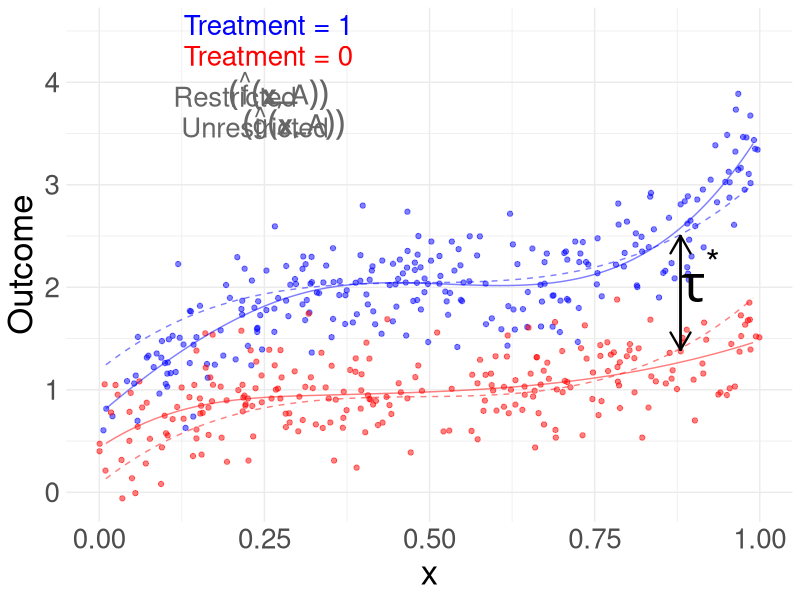

Source code (R):
set.seed(123)
library(splines)
library(ggplot2)

# Define the number of observations
n <- 500

# Generate random values for x1 and x2 from a normal distribution
x <- runif(n)


# Generate treatment variable A
A <- rbinom(n, size = 1, prob = 0.5)

# Define the coefficients
beta0 <- 1
beta1 <- 5
beta2 <- 1
beta3 <- 5.5


# Generate random error terms
epsilon <- rnorm(n, mean = 0, sd = 0.3)

Y <- beta0 + beta1 * (x-0.5)^3 + beta2 * A + beta3 * A * (x-0.5)^3 + A*(x > 0.5)*(x - 0.5)^3 + epsilon


DATA_full <- data.frame('Y' = Y, 'x' = x, 'A' = A, 'x.t' = A *x)
DATA_reduced <- data.frame('Y' = Y, 'x' = x, 'A' = A)

bs_fit <- lm(Y ~ bs(x, df=5) + A*bs(x, df=5), data=DATA_full)
test_points <- data.frame(x=rep(seq(0.01, 0.99, length.out=500), 2), A=rep(c(0, 1), each=500))
test_points$fitted_vals <- predict(bs_fit, newdata=test_points)


tau <- mean(Y[A == 1]) - mean(Y[A == 0])
tau.range <- seq(-4*tau, 4*tau, length.out = 20)

mse <- rep(NA, length(tau.range))
for(k in 1:length(tau.range)) {
  tau.tmp <- tau.range[k]
  data.reduced <- data.frame('Y' = Y - tau.tmp*A, 'x' = x)
  lm_tmp <- lm(Y ~ bs(x), data = data.reduced)
  ghat <- lm_tmp$fitted.values + tau.tmp*A
  mse[k] <- mean((Y - ghat)^2)
}
tau.star <- tau.range[which.min(mse)]

data.reduced <- data.frame('Y' = Y - tau.star*A, 'x' = x)
lm_star <- lm(Y ~ bs(x), data = data.reduced)

test_points_reduced0 <- test_points_reduced1 <- data.frame(x=rep(seq(0.01, 0.99, length.out=500), 2))
test_points_reduced0$fitted_vals <- predict(lm_star, newdata=test_points)
test_points_reduced1$fitted_vals <- test_points_reduced0$fitted_vals + tau.star

df_trt1 <- subset(DATA_full, A==1)
df_trt0 <- subset(DATA_full, A==0)
fit_trt1 <- subset(test_points, A==1)
fit_trt0 <- subset(test_points, A==0)


ggplot() + 
  geom_point(data = df_trt1, aes(x = x, y = Y), color = "blue", alpha = 0.5) +
  geom_point(data = df_trt0, aes(x = x, y = Y), color = "red", alpha = 0.5) +
  geom_line(data = fit_trt1, aes(x = x, y = fitted_vals), color = "blue", alpha = 0.5) +
  geom_line(data = fit_trt0, aes(x = x, y = fitted_vals), color = "red", alpha = 0.5) +
  geom_line(data = test_points_reduced1, aes(x = x, y = fitted_vals), color = "blue", alpha = 0.5, linetype = 2) +
  geom_line(data = test_points_reduced0, aes(x = x, y = fitted_vals), color = "red", alpha = 0.5, linetype = 2) +
  geom_text(data = data.frame(x = 0.0, Y = 4.5), aes(x = x, y = Y), label = "Treatment = 1", hjust = -0.5, vjust = 0.2, color = "blue", size = 7) +
  geom_text(data = data.frame(x = 0.0, Y = 4.2), aes(x = x, y = Y), label = "Treatment = 0", hjust = -0.5, vjust = 0.2, color = "red", size = 7) +
  annotate("segment", x = 0.25, xend = 0.3, y = 3.8, yend = 3.8, color = "gray40", size = 0.8) +
  annotate("text", x = 0.019, y = 3.8, label = "Restricted", hjust = -0.5, vjust = 0.2, color = "gray40", size = 7) +
  annotate("text", x = 0.12, y = 3.8, label = expression((hat(f)(bold(x), A))), hjust = -0.5, vjust = 0.2, color = "gray40", size = 7) +
  annotate("segment", x = 0.27, xend = 0.32, y = 3.5, yend = 3.5, color = "gray40", size = 0.8, linetype = "dashed") +
  annotate("text", x = 0.013, y = 3.5, label = "Unrestricted", hjust = -0.5, vjust = 0.2, color = "gray40", size = 7) +
  annotate("text", x = 0.14, y = 3.5, label = expression((hat(g)(bold(x), A))), hjust = -0.5, vjust = 0.2, color = "gray40", size = 7) +
  labs(y = "Outcome", x = "x", color = "Treatment") +
  scale_color_manual(values = c("blue", "red"), labels = c("Treatment = 1", "Trt = 0")) +
  theme_minimal() +
  theme(axis.text.x = element_text(size = 20), 
        axis.text.y = element_text(size = 20),
        axis.title = element_text(size = 25)) +
  geom_segment(aes(x = 0.88, xend = 0.88, y = 1.39, yend = 2.50), 
               arrow = arrow(type = "open", length = unit(0.2, "inches")), 
               color = "black", lineend = "round", size = 0.8) +
  geom_segment(aes(x = 0.88, xend = 0.88, y = 2.50, yend = 1.39), 
               arrow = arrow(type = "open", length = unit(0.2, "inches")), 
               color = "black", lineend = "round", size = 0.8) +
  annotate("text", x = 0.91, y = 1.6, label = expression(tau^'*'), color = "black", size = 13, hjust = 0.5, vjust = -0.5)

